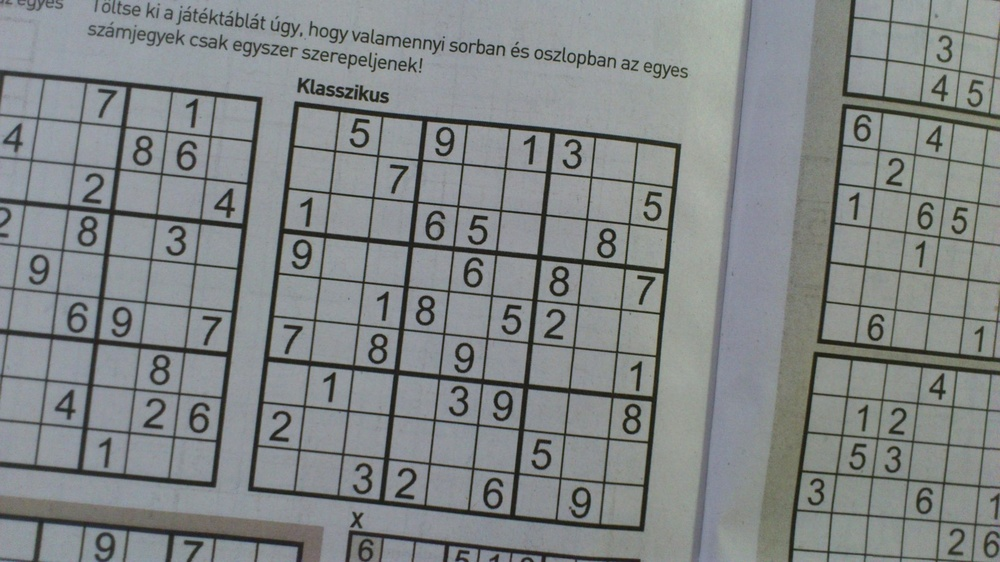
#> input picture practice/Sudoku_h.jpg, 1000 x 562 px, shrunk from 1632 x 918 before the run
$ python 04_06_c_threshold.py
#> lines starting #> are read from the running program, lines starting #| are printed output that depends on the picture; after the words box and inside, x2 and y2 are one past the last pixel; in counts of white or black regions, pixels touching at a corner belong together

import cv2
import numpy as np

# im_src = cv2.imread('screen01_h.png', cv2.IMREAD_GRAYSCALE)
im_src = cv2.imread('Sudoku_h.jpg', cv2.IMREAD_GRAYSCALE)
#> im_src: shape (562, 1000); min 20, max 183, mean 133.3
cv2.imshow('Source', im_src)

print('Global threshold at intensity value 128.')
_, im_thresh = cv2.threshold(im_src, 128, 255, cv2.THRESH_BINARY)
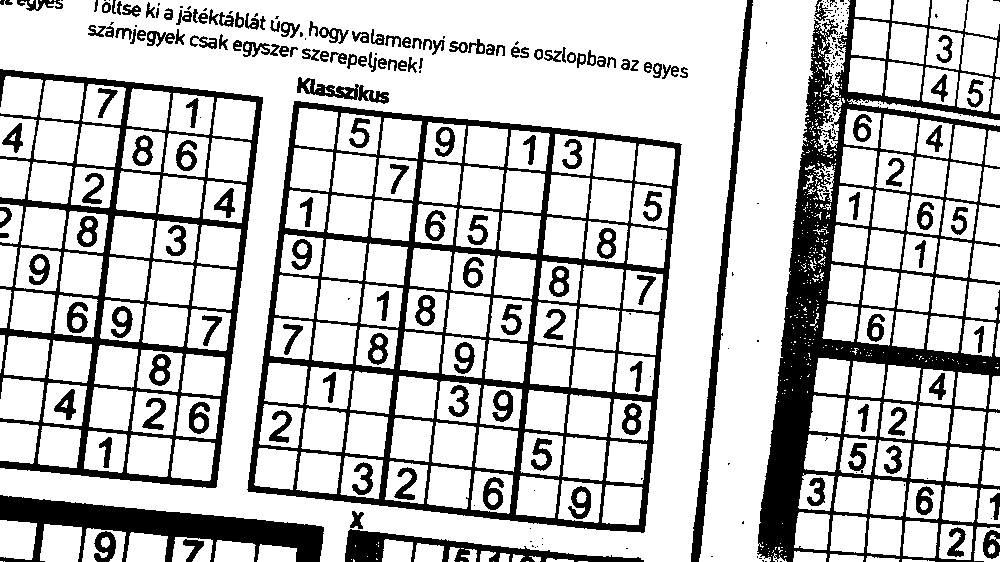
#> im_thresh: shape (562, 1000); 76.5% white; 274 black regions (118 under 20 px), largest, box (x1, y1, x2, y2) and area: (757, 0, 1000, 562) 35721, (247, 101, 682, 533) 31781, (0, 69, 263, 488) 19298
cv2.imshow('Result', im_thresh)
cv2.waitKey(0)

threshold, im_thresh = cv2.threshold(im_src, -1, 255, cv2.THRESH_BINARY + cv2.THRESH_OTSU)
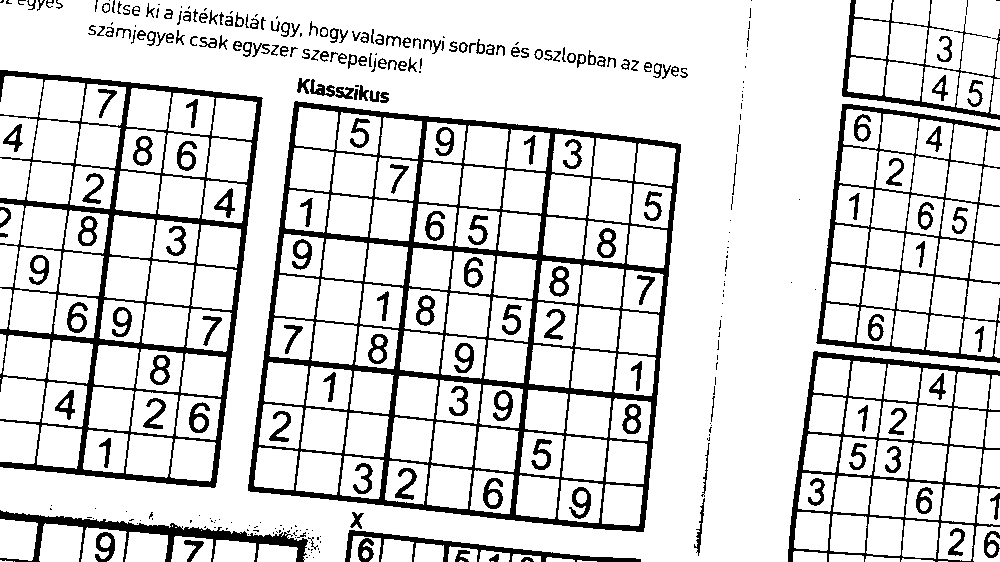
#> im_thresh: shape (562, 1000); 85% white; 321 black regions (127 under 20 px), largest, box (x1, y1, x2, y2) and area: (248, 101, 681, 532) 26302, (0, 70, 263, 488) 14945, (816, 104, 1000, 363) 6112
#> threshold = 103
print('Detected Otsu threshold = {}'.format(threshold))
#| Detected Otsu threshold = 103.0
cv2.imshow('Result', im_thresh)
cv2.waitKey(0)

print('Global threshold at intensity value 128 using Numpy array operations.')
im_thresh = np.ndarray(im_src.shape, im_src.dtype)
im_thresh[im_src >= 128] = 255
im_thresh[im_src < 128] = 0
cv2.imshow('Result', im_thresh)
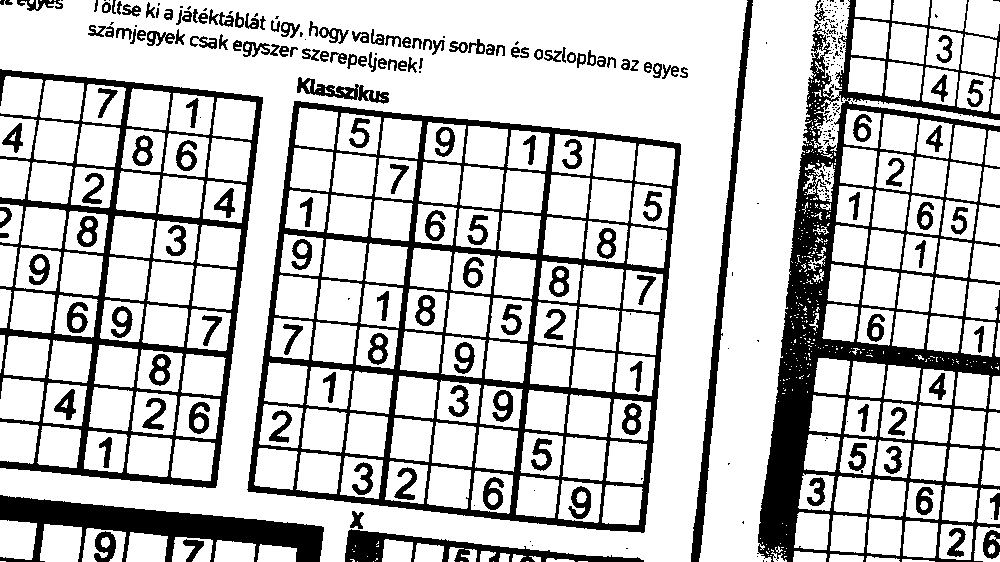
#> window 'Result': shape (562, 1000); 76.9% white; 312 black regions (153 under 20 px), largest, box (x1, y1, x2, y2) and area: (757, 0, 1000, 562) 34056, (247, 101, 681, 533) 31491, (0, 69, 263, 488) 19100
cv2.waitKey(0)

cv2.destroyAllWindows()

$ run again, with practice/screen01_h.png saved as practice/Sudoku_h.jpg
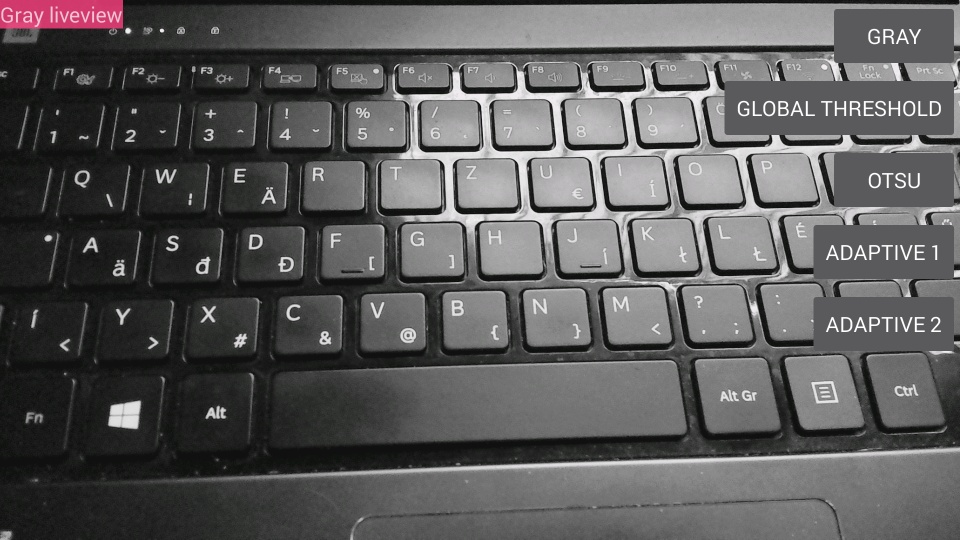
#> input picture practice/screen01_h.png, 960 x 540 px
#> `threshold, im_thresh = cv2.threshold(im_src, -1, 255, cv2.THRESH_BINAR..`:
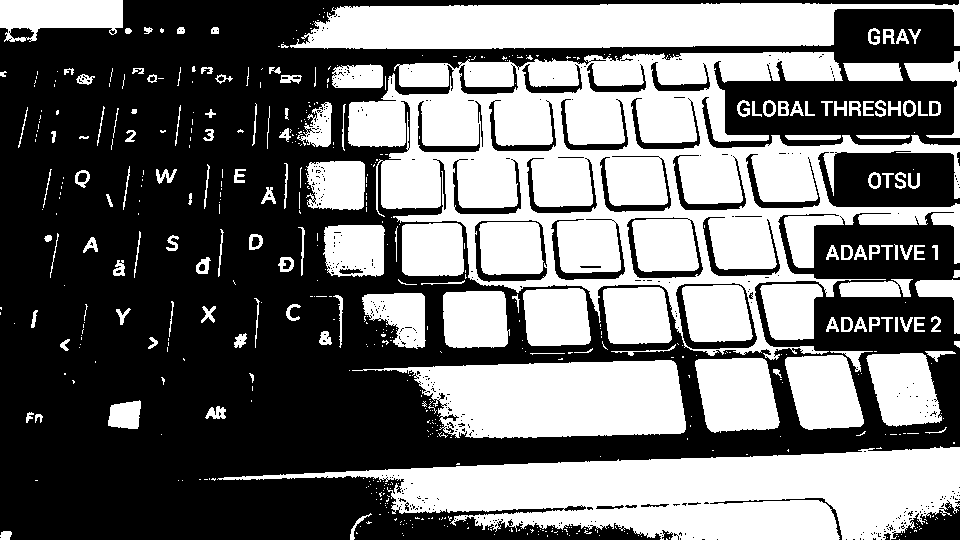
#> im_thresh: shape (540, 960); 43.7% white; 566 white regions (412 under 20 px), largest, box (x1, y1, x2, y2) and area: (348, 52, 960, 360) 78459, (217, 446, 960, 540) 39819, (290, 0, 960, 49) 23011
#> threshold = 96
#| Detected Otsu threshold = 96.0
#> `cv2.imshow('Result', im_thresh)`:
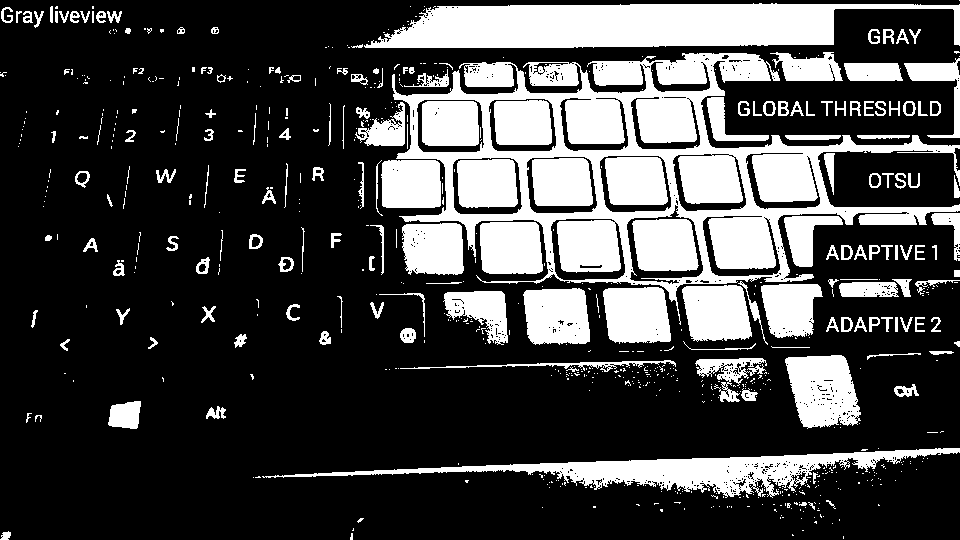
#> window 'Result': shape (540, 960); 26.8% white; 710 white regions (534 under 20 px), largest, box (x1, y1, x2, y2) and area: (392, 53, 960, 325) 43524, (364, 3, 960, 48) 18908, (262, 448, 960, 498) 9459
